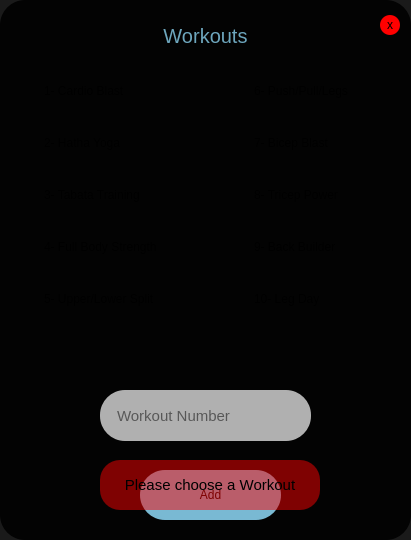
   <widget class="QWidget" name="AddWorkoutWidget" native="true">
    <property name="geometry">
     <rect>
      <x>360</x>
      <y>150</y>
      <width>411</width>
      <height>540</height>
     </rect>
    </property>
    <property name="styleSheet">
     <string notr="true">background: none;
background-color: rgba(0,0,0,0.9);
border-radius: 25px;</string>
    </property>
    <widget class="QTextEdit" name="CancelClassTextBox_3">
     <property name="geometry">
      <rect>
       <x>40</x>
       <y>80</y>
       <width>161</width>
       <height>301</height>
      </rect>
     </property>
     <property name="styleSheet">
      <string notr="true">background: none;
background-color: rgba(0,0,0,0.0);</string>
     </property>
     <property name="readOnly">
      <bool>true</bool>
     </property>
     <property name="html">
      <string>&lt;!DOCTYPE HTML PUBLIC &quot;-//W3C//DTD HTML 4.0//EN&quot; &quot;http://www.w3.org/TR/REC-html40/strict.dtd&quot;&gt;
&lt;html&gt;&lt;head&gt;&lt;meta name=&quot;qrichtext&quot; content=&quot;1&quot; /&gt;&lt;meta charset=&quot;utf-8&quot; /&gt;&lt;style type=&quot;text/css&quot;&gt;
p, li { white-space: pre-wrap; }
hr { height: 1px; border-width: 0; }
li.unchecked::marker { content: &quot;\2610&quot;; }
li.checked::marker { content: &quot;\2612&quot;; }
&lt;/style&gt;&lt;/head&gt;&lt;body style=&quot; font-family:'Segoe UI'; font-size:9pt; font-weight:400; font-style:normal;&quot;&gt;
&lt;p style=&quot; margin-top:12px; margin-bottom:12px; margin-left:0px; margin-right:0px; -qt-block-indent:0; text-indent:0px;&quot;&gt;1- Cardio Blast&lt;/p&gt;
&lt;p style=&quot;-qt-paragraph-type:empty; margin-top:12px; margin-bottom:12px; margin-left:0px; margin-right:0px; -qt-block-indent:0; text-indent:0px;&quot;&gt;&lt;br /&gt;&lt;/p&gt;
&lt;p style=&quot; margin-top:12px; margin-bottom:12px; margin-left:0px; margin-right:0px; -qt-block-indent:0; text-indent:0px;&quot;&gt;2- Hatha Yoga&lt;/p&gt;
&lt;p style=&quot;-qt-paragraph-type:empty; margin-top:12px; margin-bottom:12px; margin-left:0px; margin-right:0px; -qt-block-indent:0; text-indent:0px;&quot;&gt;&lt;br /&gt;&lt;/p&gt;
&lt;p style=&quot; margin-top:12px; margin-bottom:12px; margin-left:0px; margin-right:0px; -qt-block-indent:0; text-indent:0px;&quot;&gt;3- Tabata Training&lt;/p&gt;
&lt;p style=&quot;-qt-paragraph-type:empty; margin-top:12px; margin-bottom:12px; margin-left:0px; margin-right:0px; -qt-block-indent:0; text-indent:0px;&quot;&gt;&lt;br /&gt;&lt;/p&gt;
&lt;p style=&quot; margin-top:12px; margin-bottom:12px; margin-left:0px; margin-right:0px; -qt-block-indent:0; text-indent:0px;&quot;&gt;4- Full Body Strength&lt;/p&gt;
&lt;p style=&quot;-qt-paragraph-type:empty; margin-top:12px; margin-bottom:12px; margin-left:0px; margin-right:0px; -qt-block-indent:0; text-indent:0px;&quot;&gt;&lt;br /&gt;&lt;/p&gt;
&lt;p style=&quot; margin-top:12px; margin-bottom:12px; margin-left:0px; margin-right:0px; -qt-block-indent:0; text-indent:0px;&quot;&gt;5- Upper/Lower Split&lt;/p&gt;&lt;/body&gt;&lt;/html&gt;</string>
     </property>
    </widget>
    <widget class="QTextEdit" name="CancelClassTextBox_4">
     <property name="geometry">
      <rect>
       <x>250</x>
       <y>80</y>
       <width>161</width>
       <height>291</height>
      </rect>
     </property>
     <property name="styleSheet">
      <string notr="true">background: none;
background-color: rgba(0,0,0,0.0);</string>
     </property>
     <property name="readOnly">
      <bool>true</bool>
     </property>
     <property name="html">
      <string>&lt;!DOCTYPE HTML PUBLIC &quot;-//W3C//DTD HTML 4.0//EN&quot; &quot;http://www.w3.org/TR/REC-html40/strict.dtd&quot;&gt;
&lt;html&gt;&lt;head&gt;&lt;meta name=&quot;qrichtext&quot; content=&quot;1&quot; /&gt;&lt;meta charset=&quot;utf-8&quot; /&gt;&lt;style type=&quot;text/css&quot;&gt;
p, li { white-space: pre-wrap; }
hr { height: 1px; border-width: 0; }
li.unchecked::marker { content: &quot;\2610&quot;; }
li.checked::marker { content: &quot;\2612&quot;; }
&lt;/style&gt;&lt;/head&gt;&lt;body style=&quot; font-family:'Segoe UI'; font-size:9pt; font-weight:400; font-style:normal;&quot;&gt;
&lt;p style=&quot; margin-top:12px; margin-bottom:12px; margin-left:0px; margin-right:0px; -qt-block-indent:0; text-indent:0px;&quot;&gt;6- Push/Pull/Legs&lt;/p&gt;
&lt;p style=&quot;-qt-paragraph-type:empty; margin-top:12px; margin-bottom:12px; margin-left:0px; margin-right:0px; -qt-block-indent:0; text-indent:0px;&quot;&gt;&lt;br /&gt;&lt;/p&gt;
&lt;p style=&quot; margin-top:12px; margin-bottom:12px; margin-left:0px; margin-right:0px; -qt-block-indent:0; text-indent:0px;&quot;&gt;7- Bicep Blast&lt;/p&gt;
&lt;p style=&quot;-qt-paragraph-type:empty; margin-top:12px; margin-bottom:12px; margin-left:0px; margin-right:0px; -qt-block-indent:0; text-indent:0px;&quot;&gt;&lt;br /&gt;&lt;/p&gt;
&lt;p style=&quot; margin-top:12px; margin-bottom:12px; margin-left:0px; margin-right:0px; -qt-block-indent:0; text-indent:0px;&quot;&gt;8- Tricep Power&lt;/p&gt;
&lt;p style=&quot;-qt-paragraph-type:empty; margin-top:12px; margin-bottom:12px; margin-left:0px; margin-right:0px; -qt-block-indent:0; text-indent:0px;&quot;&gt;&lt;br /&gt;&lt;/p&gt;
&lt;p style=&quot; margin-top:12px; margin-bottom:12px; margin-left:0px; margin-right:0px; -qt-block-indent:0; text-indent:0px;&quot;&gt;9- Back Builder&lt;/p&gt;
&lt;p style=&quot;-qt-paragraph-type:empty; margin-top:12px; margin-bottom:12px; margin-left:0px; margin-right:0px; -qt-block-indent:0; text-indent:0px;&quot;&gt;&lt;br /&gt;&lt;/p&gt;
&lt;p style=&quot; margin-top:12px; margin-bottom:12px; margin-left:0px; margin-right:0px; -qt-block-indent:0; text-indent:0px;&quot;&gt;10- Leg Day&lt;/p&gt;&lt;/body&gt;&lt;/html&gt;</string>
     </property>
    </widget>
    <widget class="QLabel" name="label_25">
     <property name="geometry">
      <rect>
       <x>90</x>
       <y>20</y>
       <width>231</width>
       <height>31</height>
      </rect>
     </property>
     <property name="styleSheet">
      <string notr="true">background: none;
font-size: 20px;
color: rgba(135, 206, 235,0.8)</string>
     </property>
     <property name="text">
      <string>Workouts</string>
     </property>
     <property name="alignment">
      <set>Qt::AlignmentFlag::AlignCenter</set>
     </property>
    </widget>
    <widget class="QPushButton" name="ExitAWWButton">
     <property name="geometry">
      <rect>
       <x>380</x>
       <y>15</y>
       <width>20</width>
       <height>20</height>
      </rect>
     </property>
     <property name="styleSheet">
      <string notr="true">QPushButton{
background: none;
background-color: rgb(255, 0, 0);
border-radius: 10px;
}
QPushButton:hover
{
border: 2px solid rgba(250, 250, 250,0.9);
}
</string>
     </property>
     <property name="text">
      <string>x</string>
     </property>
    </widget>
    <widget class="QLineEdit" name="WorkoutTxtBox">
     <property name="geometry">
      <rect>
       <x>100</x>
       <y>390</y>
       <width>211</width>
       <height>51</height>
      </rect>
     </property>
     <property name="styleSheet">
      <string notr="true">background: none;
background-color: rgba(250,250,250,0.7);
padding-left: 15px;
font-size: 15px;
color: black;
border-color:  rgba(135, 206, 235,0.8);</string>
     </property>
     <property name="placeholderText">
      <string>Workout Number</string>
     </property>
    </widget>
    <widget class="QPushButton" name="ConfirmAddWorkoutButton">
     <property name="geometry">
      <rect>
       <x>140</x>
       <y>470</y>
       <width>141</width>
       <height>50</height>
      </rect>
     </property>
     <property name="styleSheet">
      <string notr="true">QPushButton
{
background: none;
background-color: rgba(135, 206, 235,0.9);
color: black;
border-radius: 25px;
}
QPushButton:hover
{
border: 3px solid rgba(135, 206, 235,0.9);
background-color: rgba(250, 250, 250,0.8);
}</string>
     </property>
     <property name="text">
      <string>Add</string>
     </property>
    </widget>
    <widget class="QLabel" name="AddWorkoutMsgE">
     <property name="geometry">
      <rect>
       <x>100</x>
       <y>460</y>
       <width>220</width>
       <height>50</height>
      </rect>
     </property>
     <property name="styleSheet">
      <string notr="true">background: none;
font-size: 15px;
background-color: rgba(250, 0, 0, 0.5);
border-radius: 20px;</string>
     </property>
     <property name="text">
      <string>Please choose a Workout</string>
     </property>
     <property name="alignment">
      <set>Qt::AlignmentFlag::AlignCenter</set>
     </property>
    </widget>
   </widget>
